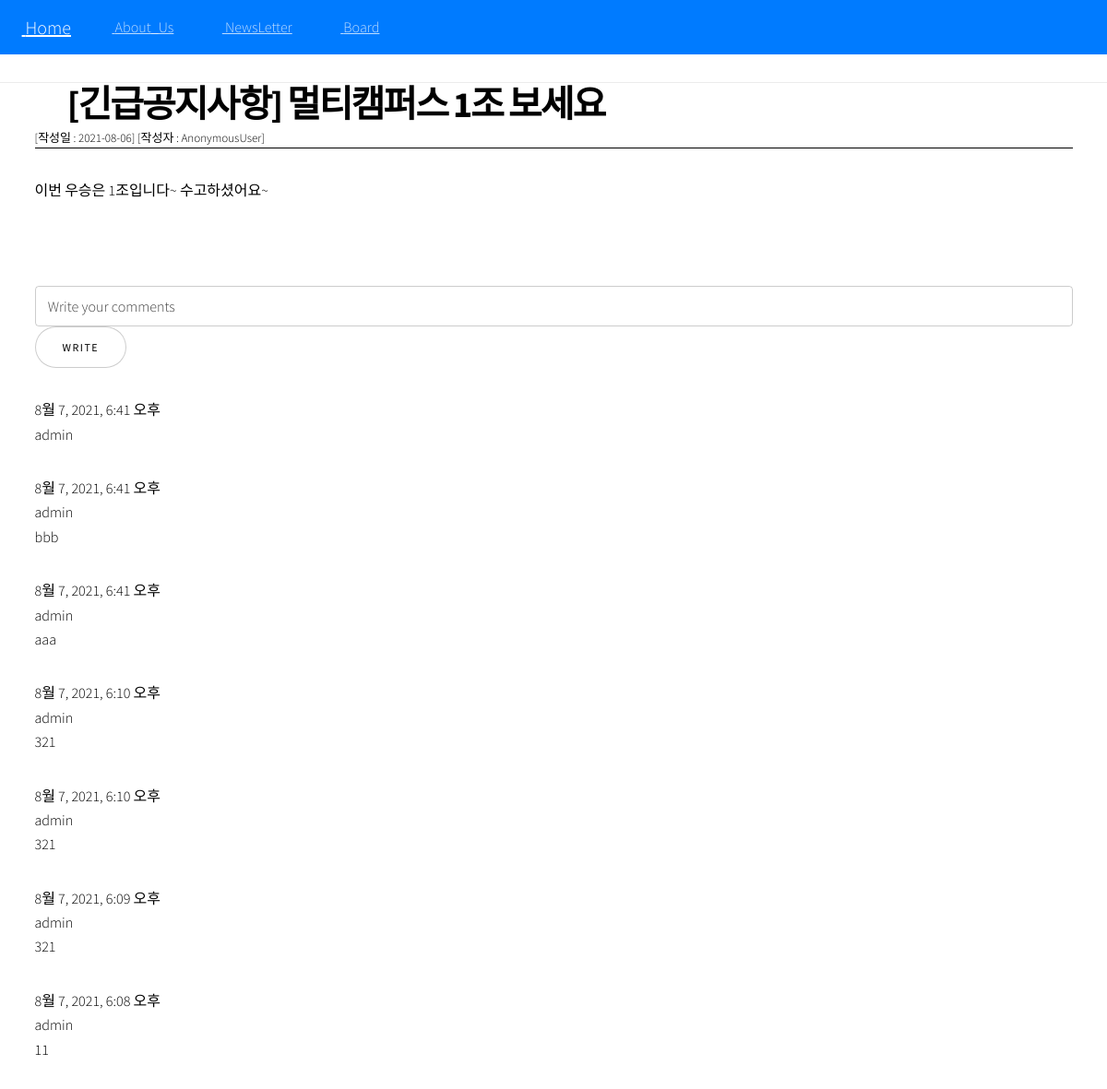
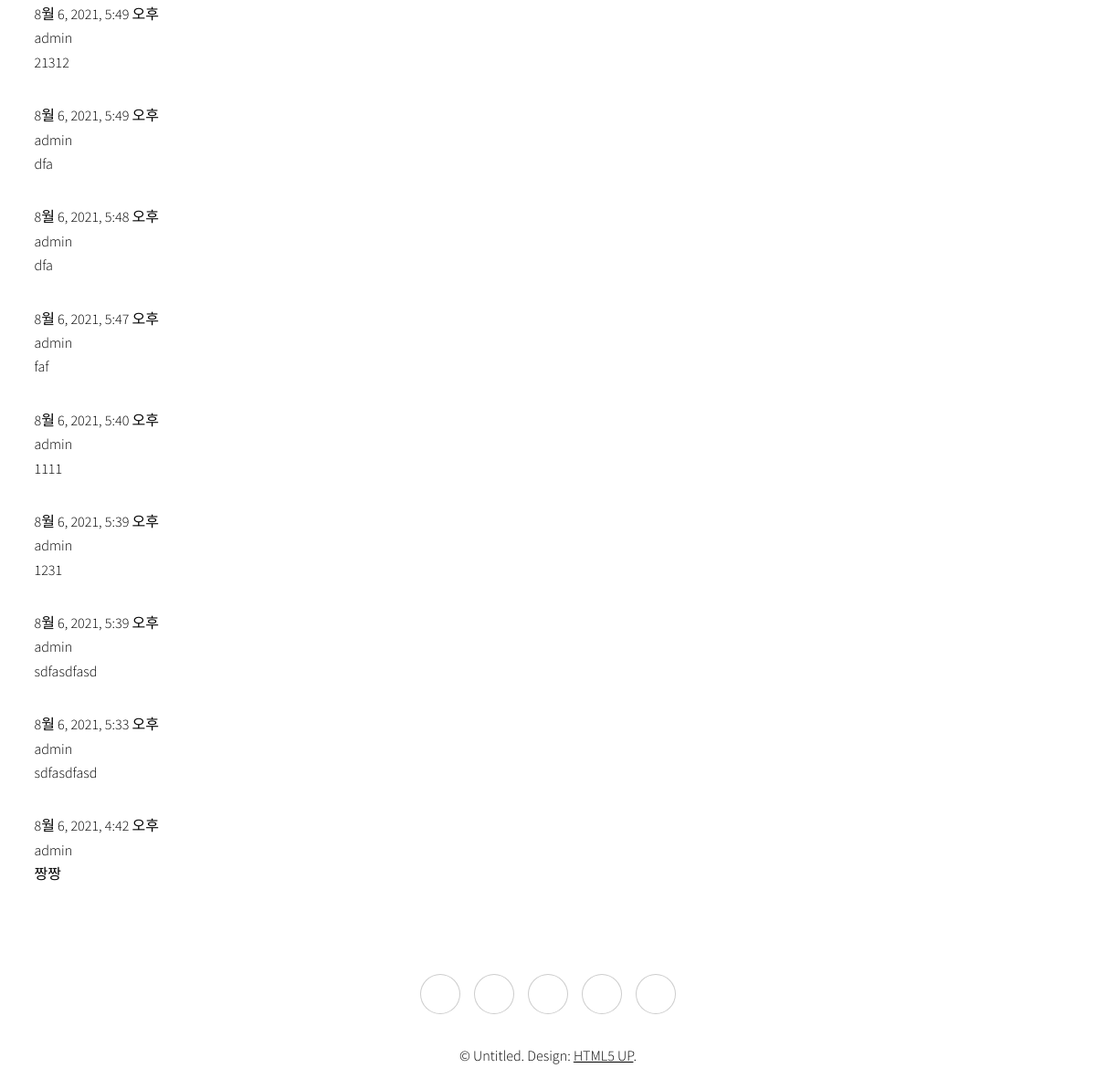
Screenshot of /board/13/ with the database file from the repository (2 pictures, top to bottom).
### board/models.py (models this page shows, shortened)
class Post(models.Model):
    title = models.CharField(verbose_name='TITLE', max_length=50)
    description = models.CharField('DESCRIPTION', max_length=100, blank=True,
    help_text='simple description text.')
    content = models.TextField('CONTENT')
    create_dt = models.DateTimeField('CREATE DATE', auto_now_add=True)
    modify_dt = models.DateTimeField('MODIFY DATE', auto_now=True)
    user = models.ForeignKey(User,on_delete=models.CASCADE,
        verbose_name='USER', blank=True, null=True)
    class Meta:
        verbose_name = 'post'
        verbose_name_plural = 'posts'
        db_table = 'board_posts'
        ordering = ('-create_dt',)

class Comment(models.Model):
    post=models.ForeignKey(Post, on_delete=models.CASCADE, null=True,
        related_name='comments')
    comment_date = models.DateTimeField(auto_now_add=True)
    comment_contents = models.CharField(max_length=200)
    comment_writer= models.ForeignKey(User,on_delete=models.CASCADE, null=True)
    class Meta:
        ordering=['-id']

### board/views.py (the view)
# urls.py: path('<int:pk>/',PostDetailView.as_view(), name="detail"),
class PostDetailView(DetailView):
    model = Post

### board/templates/board/post_detail.html (shortened to what this page needs)
{% extends 'base.html' %}
{% block content%}
<div class="container">
    <h1 style=" font-size:40px; font-weight: bold; margin-bottom: 0px;"><i class="fas fa-fish"></i> {{object.title}}
    </h1>
    <P style="font-size:13px; margin-top:2px; border-bottom: 1px solid black;">[작성일 : {{object.modify_dt|date:"Y-m-d"}}]
        [작성자 : {{user}}]</P>
    <div>
        {% autoescape off %}
        {{ object.content }}
        {% endautoescape%}
    </div>
    <form action="{% url 'board:comment' post.pk %}" method="POST">
        <input type="text" name="content" placeholder="Write your comments">
        <input type="submit" value="Write" />
    </form>
    {% for comment in post.comments.all %}
        <div class="comment">
            <div class="date">{{comment.comment_date}}</div>
            <a>{{comment.comment_writer}}</a>
            <p>{{comment.comment_contents}}</p>
        </div>
    {%empty%}
        <p>No comment</p>
    {% endfor %}
</div>
{% endblock %}

### rows the page displays
Post: title "[긴급공지사항] 멀티캠퍼스 1조 보세요", modify_dt "2021-08-06", content "이번 우승은 1조입니다~ 수고하셨어요~"
Comment: comment_date "8월 7, 2021, 6:41 오후", comment_writer "admin"
Comment: comment_date "8월 7, 2021, 6:41 오후", comment_writer "admin", comment_contents "bbb"
Comment: comment_date "8월 7, 2021, 6:41 오후", comment_writer "admin", comment_contents "aaa"
Comment: comment_date "8월 7, 2021, 6:10 오후", comment_writer "admin", comment_contents "321"
Comment: comment_date "8월 7, 2021, 6:10 오후", comment_writer "admin", comment_contents "321"
Comment: comment_date "8월 7, 2021, 6:09 오후", comment_writer "admin", comment_contents "321"
Comment: comment_date "8월 7, 2021, 6:08 오후", comment_writer "admin", comment_contents "11"
Comment: comment_date "8월 6, 2021, 5:49 오후", comment_writer "admin", comment_contents "21312"
Comment: comment_date "8월 6, 2021, 5:49 오후", comment_writer "admin", comment_contents "dfa"
Comment: comment_date "8월 6, 2021, 5:48 오후", comment_writer "admin", comment_contents "dfa"
Comment: comment_date "8월 6, 2021, 5:47 오후", comment_writer "admin", comment_contents "faf"
Comment: comment_date "8월 6, 2021, 5:40 오후", comment_writer "admin", comment_contents "1111"
Comment: comment_date "8월 6, 2021, 5:39 오후", comment_writer "admin", comment_contents "1231"
Comment: comment_date "8월 6, 2021, 5:39 오후", comment_writer "admin", comment_contents "sdfasdfasd"
Comment: comment_date "8월 6, 2021, 5:33 오후", comment_writer "admin", comment_contents "sdfasdfasd"
Comment: comment_date "8월 6, 2021, 4:42 오후", comment_writer "admin", comment_contents "짱짱"

### other values shown
{{ user }} "AnonymousUser"
